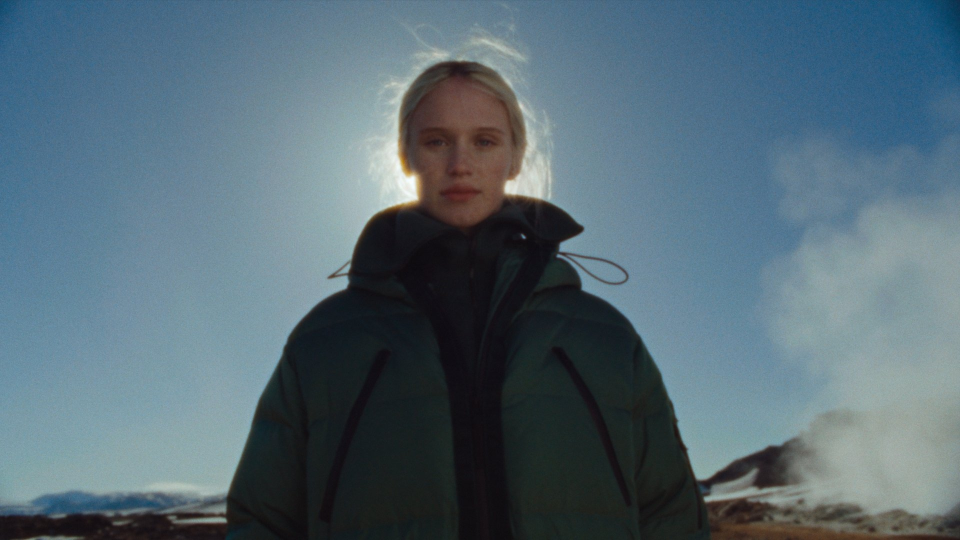
#> input picture myenv/img/Belstaff_1.6.1.jpg, 1920 x 1080 px (shown at 1/2 size); its folder holds only this picture in this run
$ jupyter execute image_analysis_batch.ipynb   (older library calls are emulated)
#> lines starting #> are read from the running program, lines starting #| are printed output that depends on the picture
[cell 1]
import os
import numpy as np
from PIL import Image
from sklearn.cluster import KMeans
from skimage import color, feature
from collections import Counter
from scipy.stats import skew, kurtosis
import cv2
import piexif
import json
import sys
import time

def is_similar(row, tolerance=10):
    """
    Check if all pixels in the row are similar within the given tolerance.
    """
    # Compute the difference between max and min for each channel
    diff = row.max(axis=0) - row.min(axis=0)
    return np.all(diff < tolerance)

def find_letterbox_height(image_np, tolerance=10, min_height=10, from_top=True):
    """
    Find the height of the letterbox from the top or bottom.
    """
    height, width, _ = image_np.shape
    letterbox_height = 0
    range_y = range(height) if from_top else range(height-1, -1, -1)

    for y in range_y:
        row = image_np[y, :, :]
        if is_similar(row, tolerance):
            letterbox_height +=1
        else:
            break
    # Ensure the detected letterbox is at least min_height pixels
    if letterbox_height >= min_height:
        return letterbox_height
    else:
        return 0

def remove_letterbox(image_np, tolerance=10, min_letterbox_height=10):
    """
    Detect and remove letterboxing from the top and bottom of the image.
    """
    top_height = find_letterbox_height(image_np, tolerance, min_letterbox_height, from_top=True)
    bottom_height = find_letterbox_height(image_np, tolerance, min_letterbox_height, from_top=False)

    # and if the absolute value of the difference between the top and bottom is less than min_height
    if (top_height > 0 or bottom_height > 0) and abs(top_height - bottom_height) < min_letterbox_height:
        cropped_image = image_np[top_height: image_np.shape[0] - bottom_height, :, :]
        print(f"Removed letterbox: Top={top_height}px, Bottom={bottom_height}px")
        return cropped_image
    else:
        print("No letterbox detected.")
        return image_np

def embed_metrics_into_exif(image_path, output_path, metrics_dict):
    """
    Embed the metrics dictionary into the JPEG's EXIF UserComment field.
    """
    try:
        # Load existing EXIF data
        exif_dict = piexif.load(image_path)
    except Exception as e:
        print(f"Error loading EXIF data for {image_path}: {e}")
        exif_dict = {"0th": {}, "Exif": {}, "GPS": {}, "1st": {}, "thumbnail": None}

    # Convert metrics dictionary to JSON string
    metrics_json = json.dumps(metrics_dict)

    # EXIF UserComment requires a specific format: a character code followed by the comment
    # We'll use ASCII encoding for simplicity
    user_comment = "ASCII\0\0\0" + metrics_json

    # Encode the comment to bytes
    user_comment_bytes = user_comment.encode('utf-8')

    # Insert the UserComment into EXIF
    exif_dict['Exif'][piexif.ExifIFD.UserComment] = user_comment_bytes

    # Dump the EXIF data to bytes
    exif_bytes = piexif.dump(exif_dict)

    # Save the image with new EXIF data
    try:
        image = Image.open(image_path)
        image.save(output_path, "jpeg", exif=exif_bytes)
        print(f"Saved image with embedded metrics to {output_path}")
    except Exception as e:
        print(f"Error saving image with EXIF data for {image_path}: {e}")

def get_all_image_paths(root_dir, supported_extensions=None):
    """
    Traverse the root_dir and return a list of all image file paths.
    """
    if supported_extensions is None:
        supported_extensions = ('.jpg', '.jpeg', '.png', '.tiff', '.bmp', '.gif')

    image_paths = []
    for dirpath, _, filenames in os.walk(root_dir):
        for filename in filenames:
            if filename.lower().endswith(supported_extensions):
                image_paths.append(os.path.join(dirpath, filename))
    return image_paths

def has_user_comment(image_path):
    """
    Check if the image already has a UserComment in its EXIF data.
    """
    try:
        exif_dict = piexif.load(image_path)
        user_comment = exif_dict['Exif'].get(piexif.ExifIFD.UserComment, None)
        if user_comment:
            # Decode the UserComment
            try:
                # UserComment starts with a 8-byte code
                comment_str = user_comment.decode('utf-8', errors='ignore')
                # Remove the first 8 bytes (the encoding)
                comment_str = comment_str[8:]
                if comment_str.strip():
                    return True
            except:
                return False
        return False
    except:
        return False

def process_image(image_path):
    """
    Process a single image: remove letterbox, perform k-means clustering,
    compute metrics, and embed them into EXIF.
    Returns True if processed successfully, False otherwise.
    """
#> called with image_path = 'myenv/img/Belstaff_1.6.1.jpg'
    outputImagePath = image_path  # Overwrite the original image

    try:
        image = Image.open(image_path)
#> image is the input picture: PIL image 1920x1080 RGB; mean R, G, B 85.2, 105.9, 117
    except FileNotFoundError:
        print(f"Image not found at path: {image_path}")
        return False
    except Exception as e:
        print(f"Error opening image {image_path}: {e}")
        return False

    image_np = np.array(image)

    # Ensure the image is in RGB format
    if image.mode != 'RGB':
        image = image.convert('RGB')
        image_np = np.array(image)

    # Remove alpha channel if present
    if image_np.shape[2] == 4:
        image_np = image_np[:, :, :3]

    # *** Detect and Remove Letterbox ***
    # Parameters can be adjusted based on the expected letterbox characteristics
    tolerance = 2              # Tolerance for color similarity (0-255)
    min_letterbox_height = 10  # Minimum height in pixels to consider as letterbox

    image_np = remove_letterbox(image_np, tolerance, min_letterbox_height)
#> the loop in find_letterbox_height, `for y in range_y:` made 1 pass
#> diff in is_similar on pass 1: [91, 76, 65]
#> after the loop in find_letterbox_height, `for y in range_y:`: letterbox_height = 0
#> the loop in find_letterbox_height (call 2), `for y in range_y:` made 1 pass
#> diff in is_similar on pass 1: [112, 124, 112]

    # Step 2: Normalize and convert to LAB color space
    image_normalized = image_np / 255.0
    image_lab = color.rgb2lab(image_normalized)
#> image_lab: shape (1080, 1920, 3) float64; mean of channels 0, 1, 2 42.6, -4.2, -8.3

    # Step 3: Reshape image data for clustering
    pixels_lab = image_lab.reshape(-1, 3)

    # Step 4: Perform k-means clustering with k=8
    k = 8  # Set the number of clusters
    kmeans = KMeans(n_clusters=k, random_state=42)
    kmeans.fit(pixels_lab)

    # Step 5: Process cluster centers
    cluster_centers_lab = kmeans.cluster_centers_
    cluster_centers_rgb = color.lab2rgb(cluster_centers_lab.reshape(1, -1, 3))
    cluster_centers_rgb = np.squeeze(cluster_centers_rgb)
    cluster_centers_rgb_uint8 = np.clip(cluster_centers_rgb * 255, 0, 255).astype(int)

    # Step 6: Quantify and visualize cluster sizes
    labels = kmeans.labels_
    counts = Counter(labels)
    total_pixels = sum(counts.values())

    # Sort clusters by the number of pixels
    sorted_counts = counts.most_common()
    sorted_cluster_indices = [item[0] for item in sorted_counts]
    sorted_cluster_sizes = [item[1] for item in sorted_counts]
    sorted_cluster_percentages = [(count / total_pixels) * 100 for count in sorted_cluster_sizes]
    sorted_colors_rgb = np.array([cluster_centers_rgb_uint8[i] for i in sorted_cluster_indices])

    # *** Removed Section: Variables related to bar charts ***
    # bar_colors = sorted_colors_rgb / 255
    # cluster_numbers = range(1, k + 1)
    # *** End of Removed Section ***

    # *** Compute Additional Image Metrics ***

    # Convert LAB to HSV for saturation metrics
    image_hsv = color.rgb2hsv(image_normalized)
#> image_hsv: shape (1080, 1920, 3) float64; mean of channels 0, 1, 2 0.524, 0.301, 0.467
    saturation = image_hsv[:, :, 1]
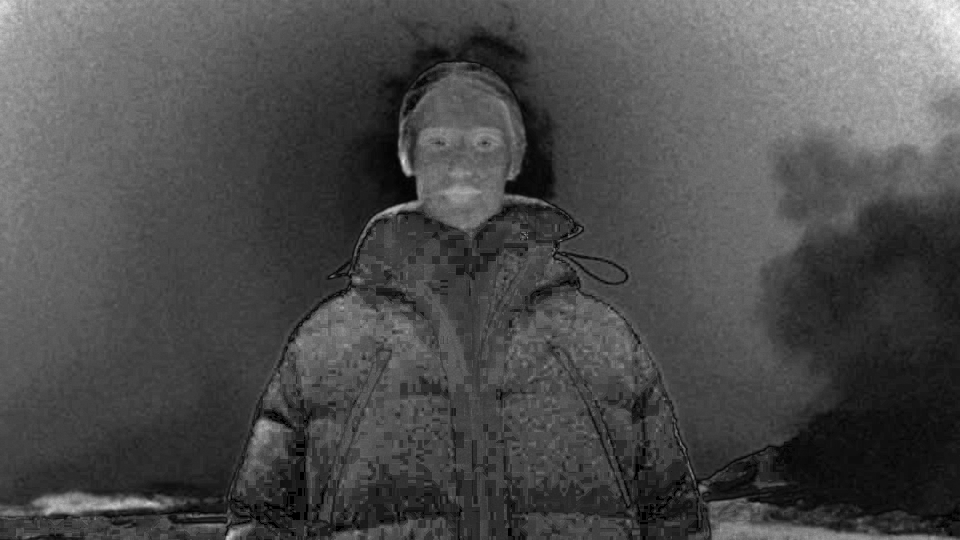
#> saturation: shape (1080, 1920) float64 (shown at 1/2 size); min 0, max 1, mean 0.301
    mean_saturation = np.mean(saturation)
#> mean_saturation = 0.301
    median_saturation = np.median(saturation)
#> median_saturation = 0.284
    std_saturation = np.std(saturation)
#> std_saturation = 0.145

    # Luminance Metrics
    l_channel = image_lab[:, :, 0]
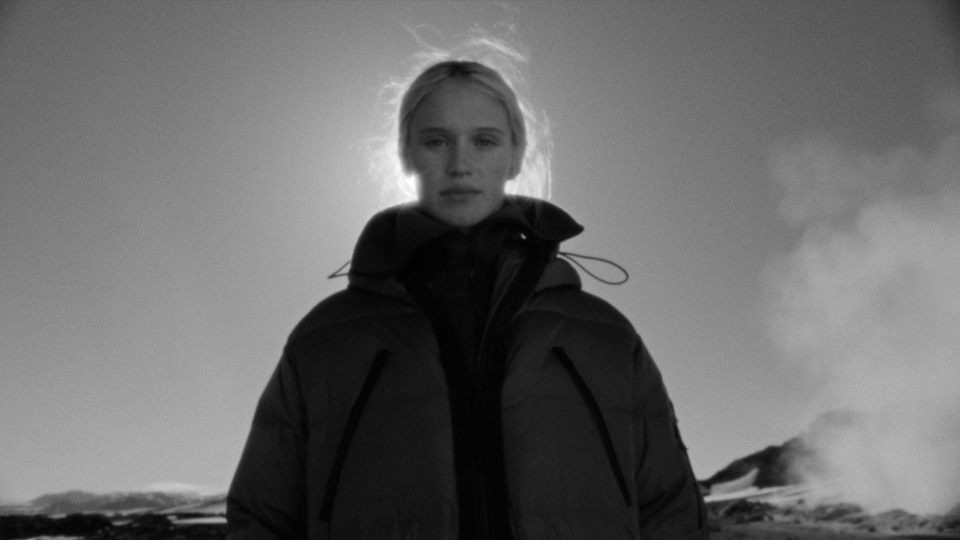
#> l_channel: shape (1080, 1920) float64 (shown at 1/2 size); min 2.41, max 98.89, mean 42.6; drawn with min black and max white
    mean_luminance = np.mean(l_channel)
#> mean_luminance = 42.63
    median_luminance = np.median(l_channel)
#> median_luminance = 49.2
    std_luminance = np.std(l_channel)
#> std_luminance = 21.16
    dynamic_range = l_channel.max() - l_channel.min()
#> dynamic_range = 96.48

    # Contrast Metrics
    rms_contrast = np.sqrt(np.mean(l_channel**2))
#> rms_contrast = 47.59
    michelson_contrast = (l_channel.max() - l_channel.min()) / (l_channel.max() + l_channel.min())
#> michelson_contrast = 0.952

    # Texture Features using GLCM
    glcm = feature.graycomatrix(l_channel.astype(np.uint8), distances=[5], angles=[0], levels=256, symmetric=True, normed=True)
    glcm_contrast = feature.graycoprops(glcm, 'contrast')[0, 0]
#> glcm_contrast = 8.19
    glcm_correlation = feature.graycoprops(glcm, 'correlation')[0, 0]
#> glcm_correlation = 0.991

    # Sharpness using Variance of Laplacian
    laplacian_var = cv2.Laplacian(l_channel, cv2.CV_64F).var()
#> laplacian_var = 6.47

    # Skewness and Kurtosis of Luminance
    lum_skew = skew(l_channel.flatten())
#> lum_skew = -0.579
    lum_kurt = kurtosis(l_channel.flatten())
#> lum_kurt = -0.985

    # Compile Features
    # additional_features = {
    #     'Mean Luminance': f"{mean_luminance:.2f}",
    #     'Median Luminance': f"{median_luminance:.2f}",
    #     'Std Luminance': f"{std_luminance:.2f}",
    #     'Dynamic Range': f"{dynamic_range:.2f}",
    #     'RMS Contrast': f"{rms_contrast:.2f}",
    #     'Michelson Contrast': f"{michelson_contrast:.2f}",
    #     'Mean Saturation': f"{mean_saturation:.2f}",
    #     'Median Saturation': f"{median_saturation:.2f}",
    #     'Std Saturation': f"{std_saturation:.2f}",
    #     'GLCM Contrast': f"{glcm_contrast:.2f}",
    #     'GLCM Correlation': f"{glcm_correlation:.2f}",
    #     'Laplacian Variance': f"{laplacian_var:.2f}",
    #     'Luminance Skewness': f"{lum_skew:.2f}",
    #     'Luminance Kurtosis': f"{lum_kurt:.2f}"
    # }

    # *** Compile K-Means Clustering Results ***
    # clustering_results = {
    #     'KMeans Clustering': {
    #         'Number of Clusters': k,
    #         'Cluster Centers (RGB)': cluster_centers_rgb_uint8.tolist(),
    #         'Cluster Counts': sorted_cluster_sizes,
    #         'Cluster Percentages': [f"{pct:.2f}%" for pct in sorted_cluster_percentages]
    #     }
    # }

    # *** Combine All Metrics ***
    all_metrics = {
          'Mean Luminance': f"{mean_luminance:.2f}",
        'Median Luminance': f"{median_luminance:.2f}",
        'Std Luminance': f"{std_luminance:.2f}",
        'Dynamic Range': f"{dynamic_range:.2f}",
        'RMS Contrast': f"{rms_contrast:.2f}",
        'Michelson Contrast': f"{michelson_contrast:.2f}",
        'Mean Saturation': f"{mean_saturation:.2f}",
        'Median Saturation': f"{median_saturation:.2f}",
        'Std Saturation': f"{std_saturation:.2f}",
        'GLCM Contrast': f"{glcm_contrast:.2f}",
        'GLCM Correlation': f"{glcm_correlation:.2f}",
        'Laplacian Variance': f"{laplacian_var:.2f}",
        'Luminance Skewness': f"{lum_skew:.2f}",
        'Luminance Kurtosis': f"{lum_kurt:.2f}",
        'KMeans Clustering': {
            'Number of Clusters': k,
            'Cluster Centers (RGB)': cluster_centers_rgb_uint8.tolist(),
            'Cluster Counts': sorted_cluster_sizes,
            'Cluster Percentages': [f"{pct:.2f}%" for pct in sorted_cluster_percentages]
        }
    }

    # *** Embed Metrics into EXIF Metadata ***
    embed_metrics_into_exif(image_path=image_path, output_path=outputImagePath, metrics_dict=all_metrics)
#> (the call stopped at in embed_metrics_into_exif, `exif_dict = piexif.load(image_path)`: piexif is not available in this run)

    return True

def main():
    # Define the root images directory
    root_images_dir = "/Users/greyson/Projects/custom_gallery/gallery/public/img/"

    # Get all image file paths
    print("Collecting image files...")
    image_paths = get_all_image_paths(root_images_dir)
    total_images = len(image_paths)
    print(f"Found {total_images} image(s) to process.")

    if total_images == 0:
        print("No images found. Exiting.")
        sys.exit(0)

    # Initialize counters and timers
    processed_count = 0
    skipped_count = 0
    start_time = time.time()

    for idx, image_path in enumerate(image_paths, start=1):
        print(f"\nProcessing image {idx}/{total_images}: {image_path}")

        # [4 lines of commented-out code are left out]

        image_start_time = time.time()
        success = process_image(image_path)
        image_end_time = time.time()

        if success:
            processed_count += 1
            print(f"Processed in {image_end_time - image_start_time:.2f} seconds.")
        else:
            print("Failed to process this image.")

        # Calculate elapsed time and estimate remaining time
        elapsed_time = time.time() - start_time
        avg_time_per_image = elapsed_time / idx
        remaining_images = total_images - idx
        estimated_remaining_time = avg_time_per_image * remaining_images

        # Format estimated remaining time
        hrs, rem = divmod(estimated_remaining_time, 3600)
        mins, secs = divmod(rem, 60)
        time_str = ""
        if hrs >= 1:
            time_str += f"{int(hrs)}h "
        if mins >= 1:
            time_str += f"{int(mins)}m "
        time_str += f"{int(secs)}s"

        print(f"Estimated time remaining: {time_str}")

    total_elapsed = time.time() - start_time
    hrs, rem = divmod(total_elapsed, 3600)
    mins, secs = divmod(rem, 60)
    total_time_str = ""
    if hrs >= 1:
        total_time_str += f"{int(hrs)}h "
    if mins >= 1:
        total_time_str += f"{int(mins)}m "
    total_time_str += f"{int(secs)}s"

    print("\nProcessing Complete!")
    print(f"Total images processed: {processed_count}")
    print(f"Total images skipped: {skipped_count}")
    print(f"Total time taken: {total_time_str}")

if __name__ == "__main__":
    # Ensure piexif is installed. If not, provide instructions.
    try:
        import piexif
    except ImportError:
        print("The 'piexif' library is required to embed metadata. Install it using 'pip install piexif'.")
        sys.exit(1)

    main()

$ run again, on myenv/img/test01.jpg
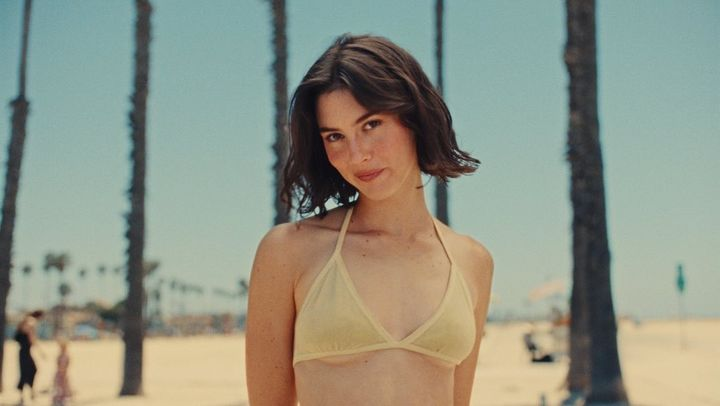
#> input picture myenv/img/test01.jpg, 720 x 406 px
#> in process_image, image is the input picture: PIL image 720x406 RGB; mean R, G, B 144.6, 148.8, 133.7
#> the loop in find_letterbox_height, `for y in range_y:` made 1 pass
#> diff in is_similar on pass 1: [95, 124, 124]
#> after the loop in find_letterbox_height, `for y in range_y:`: letterbox_height = 0
#> the loop in find_letterbox_height (call 2), `for y in range_y:` made 1 pass
#> diff in is_similar on pass 1: [192, 143, 126]
#> image_lab: shape (406, 720, 3) float64; mean of channels 0, 1, 2 60.5, -3.3, 7.8
#> image_hsv: shape (406, 720, 3) float64; mean of channels 0, 1, 2 0.326, 0.233, 0.627
#> in process_image, `saturation = image_hsv[:, :, 1]`:
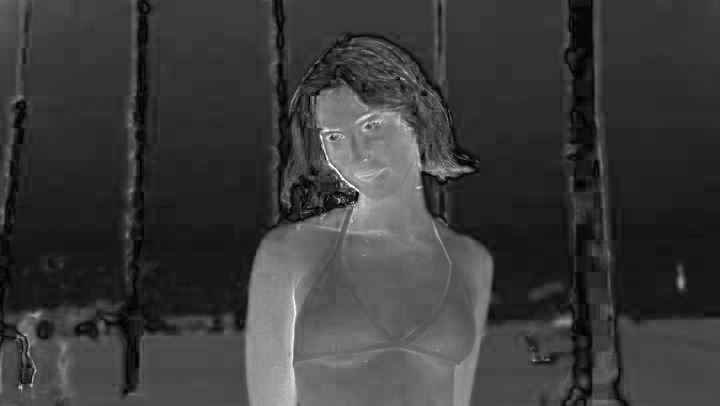
#> saturation: shape (406, 720) float64; min 0, max 1, mean 0.233
#> mean_saturation = 0.233
#> median_saturation = 0.202
#> std_saturation = 0.134
#> in process_image, `l_channel = image_lab[:, :, 0]`:
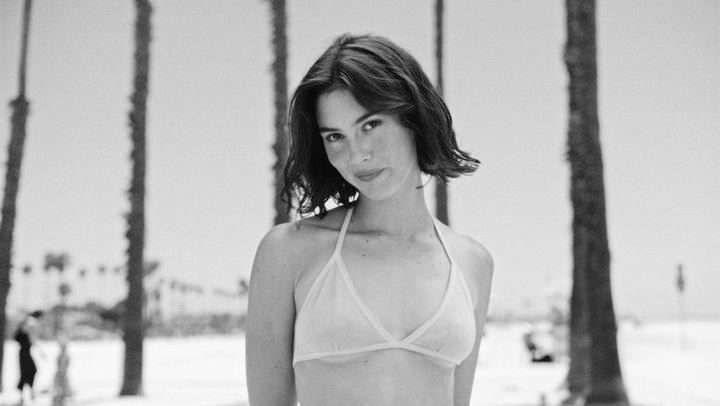
#> l_channel: shape (406, 720) float64; min 0.49, max 85.04, mean 60.5; drawn with min black and max white
#> mean_luminance = 60.54
#> median_luminance = 68.07
#> std_luminance = 18.71
#> dynamic_range = 84.55
#> rms_contrast = 63.36
#> michelson_contrast = 0.989
#> glcm_contrast = 93.6
#> glcm_correlation = 0.866
#> laplacian_var = 13.39
#> lum_skew = -1.36
#> lum_kurt = 0.787
